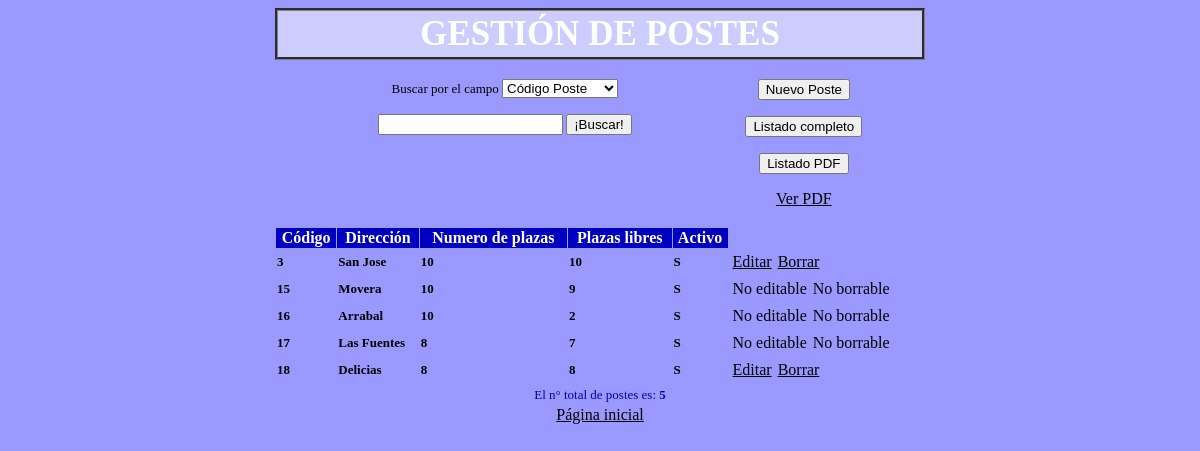
Screenshot of /ges_pos.php with the database file from the repository.
### tables this page shows
CREATE TABLE IF NOT EXISTS `pos` (
  `cod_pos` int(4) NOT NULL auto_increment COMMENT 'El código de cada poste para aparcar bicicletas',
  `dir_pos` varchar(50) NOT NULL default '' COMMENT 'Dir(ección) donde se encuentra el poste.',
  `num_par` int(11) default '1' COMMENT 'Num(ero) de par(king) del poste.',
  `l_act` char(1) default NULL COMMENT 'Si el poste esta activo S o no N.',
  KEY `pk_pos` (`cod_pos`)
);

### dat_bic.php (the view, shortened to what this page needs)
<?php
function eje_sen($id_con,$tex_sen) {
    $dat =@mysql_query($tex_sen,$id_con) or die("<H3>No se ha podido realizar la consulta $id_con
        <P> $tex_sen -- MySQL.".mysql_errno()."  ".mysql_error()."</H3>");
    return $dat;
}
function lis_pos($id_con,$con) {
    echo ("<table width=\"650\" cellspacing=\"1\" cellpadding=\"1\" border=\"0\" align=\"center\">
                <tbody><tr>
                        <th bgcolor=\"#0000c0\"><font color=\"white\">Código</font></th>
                        <th bgcolor=\"#0000c0\"><font color=\"white\">Dirección</font></th>
                        <th bgcolor=\"#0000c0\"><font color=\"white\">Numero de plazas</font></th>
                        <th bgcolor=\"#0000c0\"><font color=\"white\">Plazas libres</font></th>
                        <th bgcolor=\"#0000c0\"><font color=\"white\">Activo </font></th>
                    </tr>");
    $dat=eje_sen($id_con,$con);
    while($fil = mysql_fetch_row($dat)) {
        $con_usu="select cod_pos from bic where cod_pos =".$fil[0];
        $dat_usu=eje_sen($id_con,$con_usu);
        echo(" <tr>
                            <td><font size=\"-1\"><b>".$fil[0]."</b></font></td>
                            <td><font size=\"-1\"><b>".$fil[1]."</b></font></td>
                            <td><font size=\"-1\"><b>".$fil[2]."</b></font></td>
                            <td><font size=\"-1\"><b>".$fil[3]."</b></font></td>
                            <td><font size=\"-1\"><b>".$fil[4]."</b></font></td>
                             <td>
                                <table cellspacing=\"0\" cellpadding=\"3\" border=\"0\">
                                     <tbody>
                                        <tr>");
                                           if (mysql_num_rows($dat_usu)>0){
                                           echo(" <td>No editable</td>
                                            <td>No borrable</td>");}
                                            else{
                                            echo(" <td>
                                                <a href=".$_SERVER['PHP_SELF']."?operacion=edi_pos&amp;id=".$fil[0].">Editar</a>
                                            </td>
                                            <td>
                                                <a href=".$_SERVER['PHP_SELF']."?operacion=del_pos&amp;id=".$fil[0]."\">Borrar</a>
                                            </td> ");
                                            }
                                       echo( "</tr>
                                    </tbody>
                                </table>
                            </td>
                        </tr>");
    }
}
?>

### tubici.css (style rules this page uses)
a:link { color:#000000; }
body { background-color: #9999ff; }

### rows the page displays
pos: cod_pos "3", dir_pos "San Jose", num_par "10", fil "10", l_act "S"
pos: cod_pos "15", dir_pos "Movera", num_par "10", fil "9", l_act "S", shows "No editable"
pos: cod_pos "16", dir_pos "Arrabal", num_par "10", fil "2", l_act "S", shows "No editable"
pos: cod_pos "17", dir_pos "Las Fuentes", num_par "8", fil "7", l_act "S", shows "No editable"
pos: cod_pos "18", dir_pos "Delicias", num_par "8", fil "8", l_act "S"

### other values shown
$tit_plu "POSTES"
$tit_plu "postes"
num_que(que) "5"
